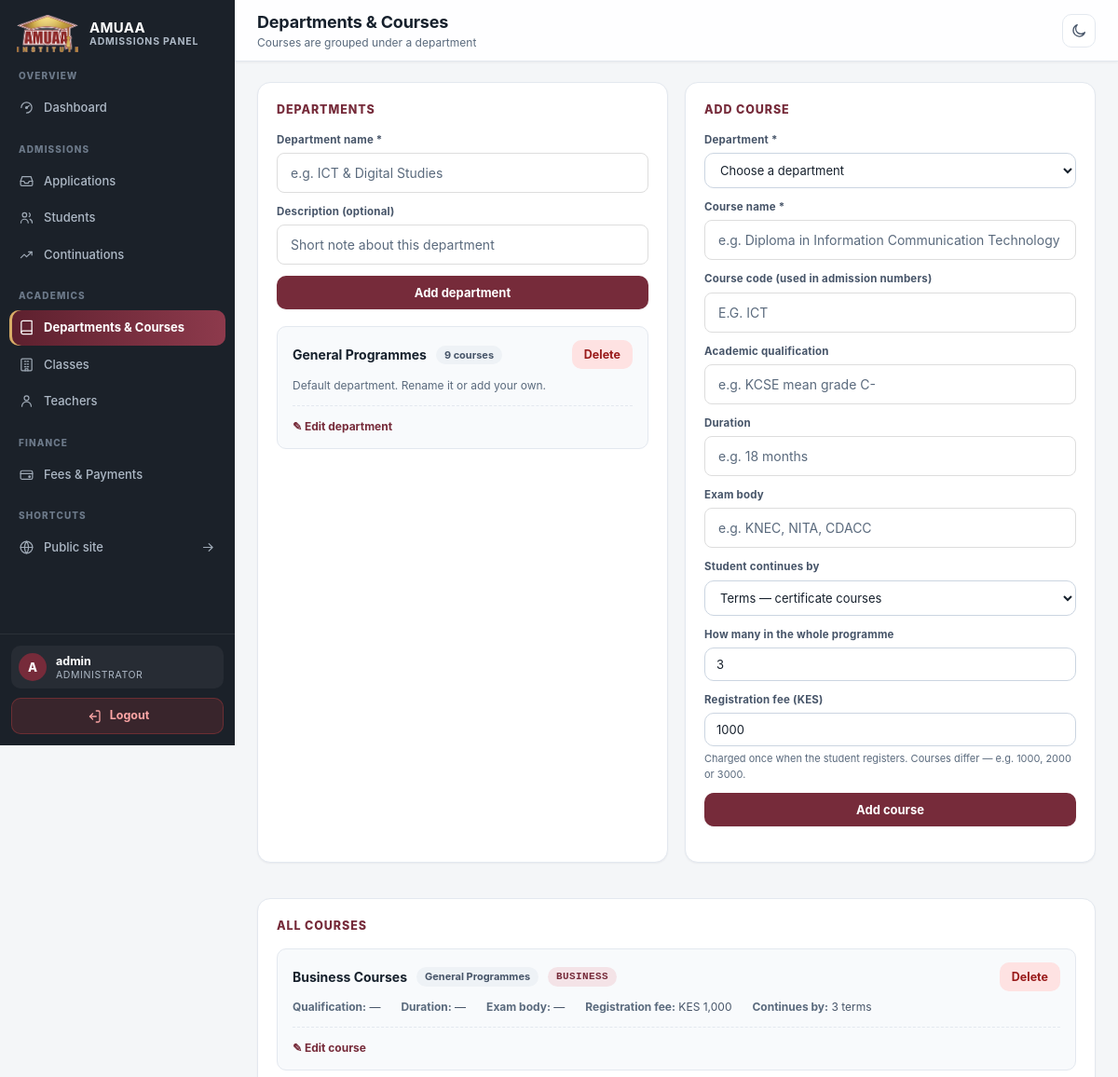
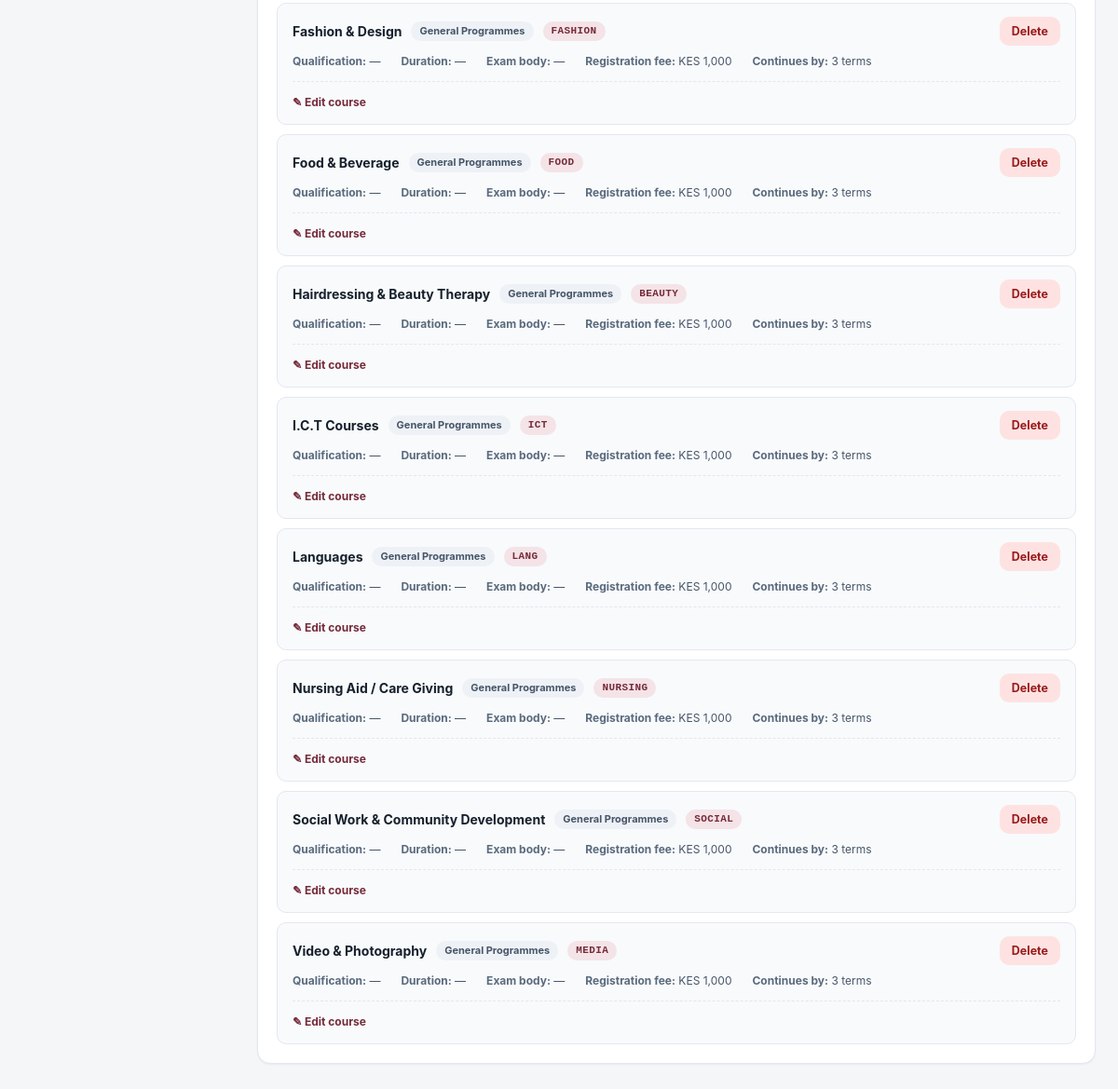
Page /admin/academics (signed in) on the committed database (2 pictures, top to bottom).
### tables this page shows
CREATE TABLE departments (
            id          INTEGER PRIMARY KEY AUTOINCREMENT,
            name        TEXT UNIQUE NOT NULL,
            description TEXT,
            created_at  TEXT NOT NULL
        );

CREATE TABLE courses (
            id            INTEGER PRIMARY KEY AUTOINCREMENT,
            department_id INTEGER NOT NULL,
            name          TEXT NOT NULL,
            qualification TEXT,
            duration      TEXT,
            exam_body     TEXT,
            created_at    TEXT NOT NULL, code TEXT, progression_mode TEXT NOT NULL DEFAULT 'term', total_periods INTEGER NOT NULL DEFAULT 3, registration_fee REAL NOT NULL DEFAULT 1000,
            FOREIGN KEY (department_id) REFERENCES departments(id) ON DELETE CASCADE
        );

### blueprints/admin/academics.py (the view)
@admin_bp.route("/academics")
@login_required
def academics():
    return render_template("academics.html", **_load_academics())

### blueprints/admin/academics.py (called while the page is built)
def _load_academics():
    with get_db() as db:
        departments = db.execute(
            """SELECT d.*,
                      (SELECT COUNT(*) FROM courses c
                       WHERE c.department_id = d.id) AS course_count
               FROM departments d
               ORDER BY d.name COLLATE NOCASE"""
        ).fetchall()
        courses = db.execute(
            """SELECT c.*, d.name AS department_name
               FROM courses c
               JOIN departments d ON d.id = c.department_id
               ORDER BY d.name COLLATE NOCASE, c.name COLLATE NOCASE"""
        ).fetchall()
    return {
        "departments": departments,
        "courses": courses,
        "default_registration_fee": REGISTRATION_FEE,
        "short_course_periods": SHORT_COURSE_PERIODS,
    }

### database.py (called while the page is built)
@contextmanager
def get_db():
    conn = sqlite3.connect(DB_PATH, timeout=30.0)
    conn.row_factory = sqlite3.Row
    conn.execute("PRAGMA journal_mode = WAL")
    conn.execute("PRAGMA foreign_keys = ON")
    try:
        yield conn
        conn.commit()
    except Exception:
        conn.rollback()
        raise
    finally:
        conn.close()

### utils.py (called while the page is built)
def login_required(f):
    @wraps(f)
    def wrapper(*args, **kwargs):
        if not session.get("admin_logged_in"):
            flash("Please log in to access the admin area.", "warning")
            return redirect(url_for("admin.login"))
        return f(*args, **kwargs)
    return wrapper

### templates/academics.html (shortened to what this page needs)
{% extends "base.html" %}
{% block content %}
{% set nav_active = "academics" %}
{% set page_title = "Departments & Courses" %}
{% set page_subtitle = "Courses are grouped under a department" %}
<div class="layout">
    {% include "_shell/_sidebar.html" %}
    <main class="main" id="main-content" tabindex="-1">
    {% include "_shell/_topbar.html" %}
        <section class="content">
            <div class="detail-grid">
                <div class="card">
                    <h2>Departments</h2>
                    <form method="POST" action="{{ url_for('admin.add_department') }}" class="stack-form">
                        <div class="form-group">
                            <label for="dept-name">Department name *</label>
                            <input id="dept-name" name="name" maxlength="120" required
                                placeholder="e.g. ICT &amp; Digital Studies">
                        </div>
                        <div class="form-group">
                            <label for="dept-desc">Description (optional)</label>
                            <input id="dept-desc" name="description" maxlength="240"
                                placeholder="Short note about this department">
                        </div>
                        <button class="btn-primary" type="submit">Add department</button>
                    </form>
                    {% if departments %}
                    <div class="admin-list">
                        {% for d in departments %}
                        <div class="admin-item">
                            <div class="admin-item-head">
                                <div class="admin-item-title">
                                    <strong>{{ d.name }}</strong>
                                    <span class="tag">{{ d.course_count }} course{{ '' if d.course_count == 1 else 's' }}</span>
                                </div>
                                <form method="POST"
                                    action="{{ url_for('admin.delete_department', department_id=d.id) }}"
                                    onsubmit="return confirm('Delete the department “{{ d.name }}”?');">
                                    <button class="btn-danger btn-sm" type="submit">Delete</button>
                                </form>
                            </div>
                            {% if d.description %}
                            <p class="admin-item-note">{{ d.description }}</p>
                            {% endif %}
                            <details class="admin-edit">
                                <summary>Edit department</summary>
                            </details>
                        </div>
                        {% endfor %}
                    </div>
                    {% else %}
                    <p class="empty-hint">No departments yet. Add your first department above.</p>
                    {% endif %}
                </div>
                <div class="card">
                    <h2>Add course</h2>
                    <form method="POST" action="{{ url_for('admin.add_course') }}" class="stack-form">
                        <div class="form-group">
                            <label for="course-dept">Department *</label>
                            <select id="course-dept" name="department_id" required>
                                <option value="">Choose a department</option>
                            </select>
                        </div>
                        <div class="form-group">
                            <label for="course-name">Course name *</label>
                            <input id="course-name" name="name" maxlength="160" required
                                placeholder="e.g. Diploma in Information Communication Technology">
                        </div>
                        <div class="form-group">
                            <label for="course-code">Course code (used in admission numbers)</label>
                            <input id="course-code" name="code" maxlength="6"
                                placeholder="e.g. ICT" style="text-transform:uppercase">
                        </div>
                        <div class="form-group">
                            <label for="course-qual">Academic qualification</label>
                            <input id="course-qual" name="qualification" maxlength="160"
                                placeholder="e.g. KCSE mean grade C-">
                        </div>
                        <div class="form-group">
                            <label for="course-duration">Duration</label>
                            <input id="course-duration" name="duration" maxlength="80"
                                placeholder="e.g. 18 months">
                        </div>
                        <div class="form-group">
                            <label for="course-body">Exam body</label>
                            <input id="course-body" name="exam_body" maxlength="120"
                                placeholder="e.g. KNEC, NITA, CDACC">
                        </div>
                        <div class="form-group">
                            <label for="course-mode">Student continues by</label>
                            <select id="course-mode" name="progression_mode" class="course-mode">
                                <option value="term">Terms — certificate courses</option>
                            </select>
                        </div>
                        <div class="form-group periods-group">
                            <label for="course-periods">How many in the whole programme</label>
                            <input id="course-periods" name="total_periods" type="number"
                                min="1" max="12" value="3">
                        </div>
                        <div class="form-group">
                            <label for="course-reg-fee">Registration fee (KES)</label>
                            <input id="course-reg-fee" name="registration_fee" type="number"
                                min="0" step="50" value="{{ default_registration_fee | int }}">
                            <p class="field-hint">Charged once when the student registers.
                                Courses differ — e.g. 1000, 2000 or 3000.</p>
                        </div>
                        <button class="btn-primary" type="submit">Add course</button>
                    </form>
                </div>
            </div>
            <div class="section-gap card full-width">
                <h2>All courses</h2>
                {% if courses %}
                <div class="admin-list">
                    {% for c in courses %}
                    <div class="admin-item">
                        <div class="admin-item-head">
                            <div class="admin-item-title">
                                <strong>{{ c.name }}</strong>
                                <span class="tag">{{ c.department_name }}</span>
                                {% if c.code %}<span class="tag tag-code">{{ c.code }}</span>{% endif %}
                            </div>
                            <form method="POST"
                                action="{{ url_for('admin.delete_course', course_id=c.id) }}"
                                onsubmit="return confirm('Delete the course “{{ c.name }}”?');">
                                <button class="btn-danger btn-sm" type="submit">Delete</button>
                            </form>
                        </div>
                        <div class="admin-item-meta">
                            <span><b>Qualification:</b> {{ c.qualification or '—' }}</span>
                            <span><b>Duration:</b> {{ c.duration or '—' }}</span>
                            <span><b>Exam body:</b> {{ c.exam_body or '—' }}</span>
                            <span><b>Registration fee:</b> KES {{ '{:,.0f}'.format(c.registration_fee) }}</span>
                            <span><b>Continues by:</b>
                                {% if c.progression_mode == 'short' %}
                                    {{ short_course_periods | join(' then ') }}, then finished
                                {% else %}
                                    {{ c.total_periods or 3 }}
                                    {{ 'semesters' if c.progression_mode == 'semester' else 'terms' }}
                                {% endif %}
                            </span>
                        </div>
                        <details class="admin-edit">
                            <summary>Edit course</summary>
                        </details>
                    </div>
                    {% endfor %}
                </div>
                {% else %}
                <p class="empty-hint">No courses yet. Add a course using the form above.</p>
                {% endif %}
            </div>
        </section>
    </main>
</div>
{% endblock %}

### static/style.css (style rules this page uses)
* { margin: 0; padding: 0; box-sizing: border-box; font-family: -apple-system, BlinkMacSystemFont, "Segoe UI", Roboto, sans-serif; }
body { background: #f4f6f9; color: #333; }
.form-group { margin-bottom: 18px; }
.form-group label { display: block; font-size: 13px; font-weight: 600; color: #555; margin-bottom: 6px; }
.form-group input { width: 100%; padding: 12px 14px; border: 1px solid #ddd; border-radius: 8px; font-size: 14px; transition: border-color .2s, box-shadow .2s; }

### rows in the picture
departments: name "General Programmes", course_count "9", course_count "s", description "Default department. Rename it or add your own."
courses: name "Business Courses", department_name "General Programmes", code "BUSINESS", qualification "—", duration "—", exam_body "—", registration_fee "1,000", total_periods "3", progression_mode "terms"
courses: name "Fashion & Design", department_name "General Programmes", code "FASHION", qualification "—", duration "—", exam_body "—", registration_fee "1,000", total_periods "3", progression_mode "terms"
courses: name "Food & Beverage", department_name "General Programmes", code "FOOD", qualification "—", duration "—", exam_body "—", registration_fee "1,000", total_periods "3", progression_mode "terms"
courses: name "Hairdressing & Beauty Therapy", department_name "General Programmes", code "BEAUTY", qualification "—", duration "—", exam_body "—", registration_fee "1,000", total_periods "3", progression_mode "terms"
courses: name "I.C.T Courses", department_name "General Programmes", code "ICT", qualification "—", duration "—", exam_body "—", registration_fee "1,000", total_periods "3", progression_mode "terms"
courses: name "Languages", department_name "General Programmes", code "LANG", qualification "—", duration "—", exam_body "—", registration_fee "1,000", total_periods "3", progression_mode "terms"
courses: name "Nursing Aid / Care Giving", department_name "General Programmes", code "NURSING", qualification "—", duration "—", exam_body "—", registration_fee "1,000", total_periods "3", progression_mode "terms"
courses: name "Social Work & Community Development", department_name "General Programmes", code "SOCIAL", qualification "—", duration "—", exam_body "—", registration_fee "1,000", total_periods "3", progression_mode "terms"
courses: name "Video & Photography", department_name "General Programmes", code "MEDIA", qualification "—", duration "—", exam_body "—", registration_fee "1,000", total_periods "3", progression_mode "terms"

### other values in the picture
{{ (session.admin_username or 'A')[:1]|upper }} "A"
{{ session.admin_username }} "admin"
{{ page_title }} "Departments & Courses"
{{ page_subtitle }} "Courses are grouped under a department"
